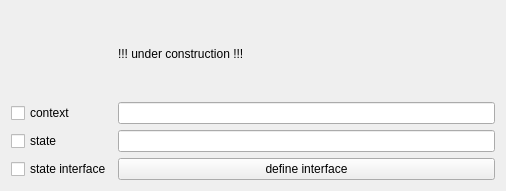
<?xml version="1.0" encoding="UTF-8"?>
<ui version="4.0">
 <class>GeneratorState</class>
 <widget class="QWidget" name="GeneratorState">
  <property name="geometry">
   <rect>
    <x>0</x>
    <y>0</y>
    <width>506</width>
    <height>191</height>
   </rect>
  </property>
  <property name="windowTitle">
   <string>GeneratorState</string>
  </property>
  <layout class="QGridLayout" name="gridLayout">
   <item row="1" column="1">
    <widget class="QLineEdit" name="lineEditContext"/>
   </item>
   <item row="3" column="1">
    <widget class="InterfaceEditor" name="interfaceEditor">
     <property name="text">
      <string>define interface</string>
     </property>
    </widget>
   </item>
   <item row="2" column="1">
    <widget class="QLineEdit" name="lineEditState"/>
   </item>
   <item row="3" column="0">
    <widget class="QCheckBox" name="checkBoxInterface">
     <property name="text">
      <string>state interface</string>
     </property>
    </widget>
   </item>
   <item row="2" column="0">
    <widget class="QCheckBox" name="checkBoxState">
     <property name="text">
      <string>state</string>
     </property>
    </widget>
   </item>
   <item row="0" column="1">
    <widget class="QLabel" name="label">
     <property name="text">
      <string>!!! under construction !!!</string>
     </property>
    </widget>
   </item>
   <item row="1" column="0">
    <widget class="QCheckBox" name="checkBoxContext">
     <property name="text">
      <string>context</string>
     </property>
    </widget>
   </item>
  </layout>
 </widget>
 <customwidgets>
  <customwidget>
   <class>InterfaceEditor</class>
   <extends>QPushButton</extends>
   <header>InterfaceEditor.h</header>
  </customwidget>
 </customwidgets>
 <resources/>
 <connections/>
</ui>
